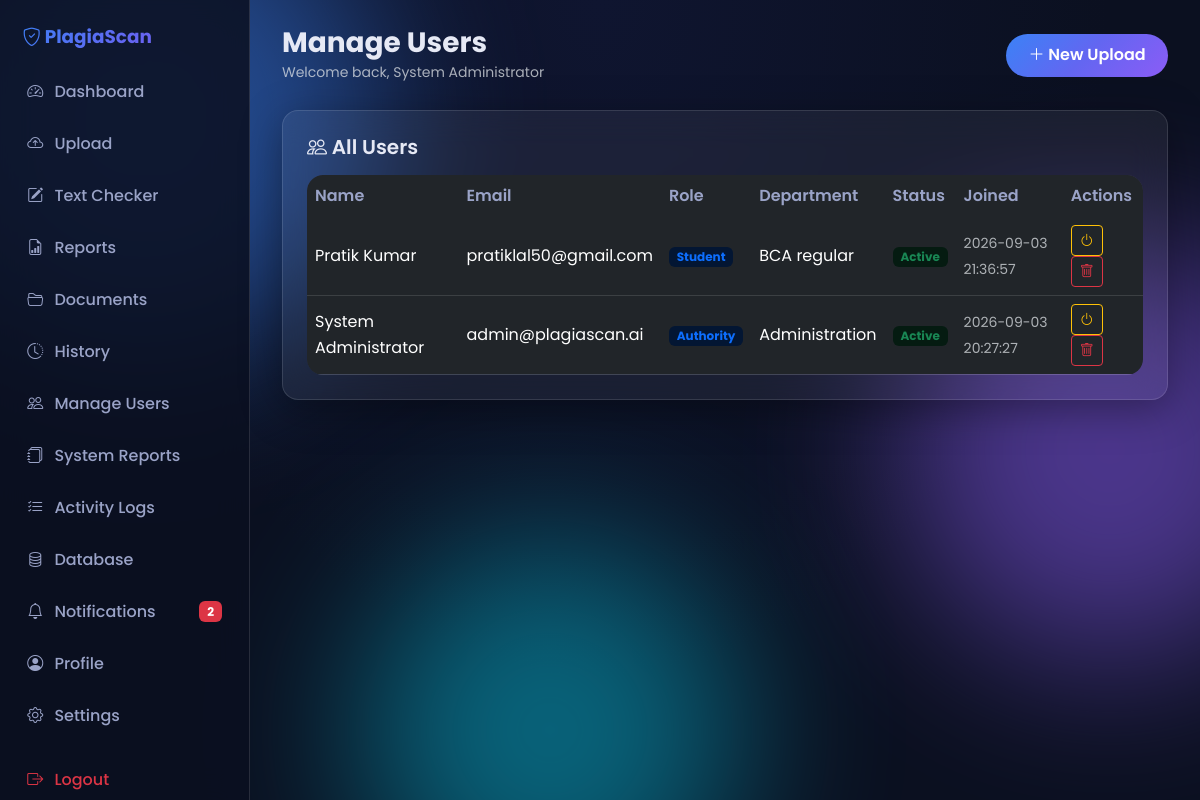
Screenshot of /authority/users (signed in) with the database file from the repository.
### tables this page shows
CREATE TABLE users (
  id              INTEGER PRIMARY KEY AUTOINCREMENT,
  role_id         INTEGER NOT NULL,
  full_name       TEXT NOT NULL,
  email           TEXT NOT NULL UNIQUE,
  password_hash   TEXT NOT NULL,
  phone           TEXT,
  avatar_url      TEXT,
  department      TEXT,
  is_active       INTEGER NOT NULL DEFAULT 1,
  reset_token     TEXT,
  reset_expires   TEXT,
  created_at      TEXT DEFAULT CURRENT_TIMESTAMP,
  updated_at      TEXT DEFAULT CURRENT_TIMESTAMP,
  FOREIGN KEY (role_id) REFERENCES roles(id) ON DELETE RESTRICT
);

CREATE TABLE roles (
  id            INTEGER PRIMARY KEY AUTOINCREMENT,
  name          TEXT NOT NULL UNIQUE,
  description   TEXT,
  created_at    TEXT DEFAULT CURRENT_TIMESTAMP
);

### backend/routes/authority.py (the view)
@bp.route("/users")
@login_required
@role_required("authority")
def users():
    users = list_all_users()
    return render_template("authority/users.html", users=users)

### backend/app.py (called while the page is built)
def _inject_current_user():
    from utils.auth import current_user
    return {"current_user": current_user()}

### backend/db.py (called while the page is built)
def _get_sqlite_conn():
    conn = getattr(_sqlite_local, "conn", None)
    if conn is None:
        conn = sqlite3.connect(SQLITE_PATH)
        conn.row_factory = sqlite3.Row
        conn.execute("PRAGMA foreign_keys = ON;")
        _sqlite_local.conn = conn
    return conn

def get_conn():
    if DB_BACKEND == "mysql":
        if not _HAS_PYMYSQL:
            raise RuntimeError("DB_BACKEND=mysql but PyMySQL is not installed. Run: pip install pymysql")
        return _get_mysql_conn()
    return _get_sqlite_conn()

def _convert_sql(sql):
    if DB_BACKEND == "sqlite":
        return sql.replace("%s", "?")
    return sql

def query(sql, params=None):
    params = params or []
    conn = get_conn()
    try:
        cur = conn.cursor()
        cur.execute(_convert_sql(sql), params)
        rows = cur.fetchall()
        if DB_BACKEND == "sqlite":
            return [dict(r) for r in rows]
        return list(rows)
    finally:
        if DB_BACKEND == "mysql":
            conn.close()

def query_one(sql, params=None):
    params = params or []
    conn = get_conn()
    try:
        cur = conn.cursor()
        cur.execute(_convert_sql(sql), params)
        row = cur.fetchone()
        if row is None:
            return None
        if DB_BACKEND == "sqlite":
            return dict(row)
        return dict(row)
    finally:
        if DB_BACKEND == "mysql":
            conn.close()

### backend/models.py (called while the page is built)
def get_user_by_id(user_id: int):
    return query_one("SELECT * FROM users WHERE id = %s", [user_id])

def list_all_users():
    return query(
        "SELECT u.id, u.full_name, u.email, u.department, u.is_active, u.created_at, r.name AS role "
        "FROM users u JOIN roles r ON u.role_id = r.id ORDER BY u.id DESC"
    )

def unread_notification_count(user_id: int):
    row = query_one("SELECT COUNT(*) AS c FROM notifications WHERE user_id = %s AND is_read = 0", [user_id])
    return row["c"] if row else 0

### backend/routes/pages.py (called while the page is built)
def inject_unread_count():
    if "user_id" in session:
        return {"unread_count": unread_notification_count(session["user_id"])}
    return {"unread_count": 0}

### backend/utils/auth.py (called while the page is built)
def login_required(f):
    @wraps(f)
    def wrapper(*args, **kwargs):
        if "user_id" not in session:
            flash("Please log in to continue.", "warning")
            return redirect(url_for("auth.login"))
        return f(*args, **kwargs)
    return wrapper

### templates/authority/users.html (shortened to what this page needs)
{% extends "dash_base.html" %}
{% block dash_title %}Manage Users{% endblock %}
{% block dash_content %}
<div class="glass p-4">
  <h5 class="fw-semibold mb-3"><i class="bi bi-people"></i> All Users</h5>
  <div class="table-glass">
    <table class="table table-hover">
      <thead><tr><th>Name</th><th>Email</th><th>Role</th><th>Department</th><th>Status</th><th>Joined</th><th>Actions</th></tr></thead>
      <tbody>
      {% for u in users %}
      <tr>
        <td>{{ u.full_name }}</td>
        <td>{{ u.email }}</td>
        <td><span class="badge bg-primary-subtle text-primary text-capitalize">{{ u.role }}</span></td>
        <td>{{ u.department or '—' }}</td>
        <td><span class="badge bg-{% if u.is_active %}success{% else %}danger{% endif %}-subtle text-{% if u.is_active %}success{% else %}danger{% endif %}">{% if u.is_active %}Active{% else %}Inactive{% endif %}</span></td>
        <td><small class="text-muted">{{ u.created_at }}</small></td>
        <td>
          <form method="POST" action="{{ url_for('authority.toggle_user', user_id=u.id) }}" class="d-inline">
            <button class="btn btn-sm btn-outline-{% if u.is_active %}warning{% else %}success{% endif %}"><i class="bi bi-power"></i></button>
          </form>
          <form method="POST" action="{{ url_for('authority.delete_user', user_id=u.id) }}" class="d-inline" onsubmit="return confirm('Delete user {{ u.full_name }}?')">
            <button class="btn btn-sm btn-outline-danger"><i class="bi bi-trash"></i></button>
          </form>
        </td>
      </tr>
      {% endfor %}
      </tbody>
    </table>
  </div>
</div>
{% endblock %}

### templates/dash_base.html (shortened to what this page needs)
{% extends "base.html" %}
{% block body %}
<div class="dash-shell">
  <aside class="dash-sidebar">
    <div class="brand"><i class="bi bi-shield-check"></i> PlagiaScan</div>
    {% set role = current_user.role %}
    {% set dash_url = url_for(role ~ '.dashboard') %}
    <a href="{{ dash_url }}" class="{% if request.endpoint and request.endpoint.endswith('dashboard') %}active{% endif %}">
      <i class="bi bi-speedometer2"></i> Dashboard
    </a>
    <a href="{{ url_for('pages.upload_page') }}"><i class="bi bi-cloud-arrow-up"></i> Upload</a>
    <a href="{{ url_for('pages.text_checker') }}"><i class="bi bi-pencil-square"></i> Text Checker</a>
    <a href="{{ url_for('pages.reports_list') }}"><i class="bi bi-file-earmark-bar-graph"></i> Reports</a>
    <a href="{{ url_for('pages.documents_list') }}"><i class="bi bi-folder2-open"></i> Documents</a>
    <a href="{{ url_for('pages.history') }}"><i class="bi bi-clock-history"></i> History</a>
    {% if role == 'authority' %}
      <a href="{{ url_for('authority.users') }}"><i class="bi bi-people"></i> Manage Users</a>
      <a href="{{ url_for('authority.reports') }}"><i class="bi bi-journals"></i> System Reports</a>
      <a href="{{ url_for('authority.activity_logs') }}"><i class="bi bi-list-check"></i> Activity Logs</a>
      <a href="{{ url_for('authority.database') }}"><i class="bi bi-database"></i> Database</a>
    {% endif %}
    <a href="{{ url_for('pages.notifications') }}">
      <i class="bi bi-bell"></i> Notifications
      {% if unread_count %}<span class="badge bg-danger ms-auto">{{ unread_count }}</span>{% endif %}
    </a>
    <a href="{{ url_for('pages.profile') }}"><i class="bi bi-person-circle"></i> Profile</a>
    <a href="{{ url_for('pages.settings') }}"><i class="bi bi-gear"></i> Settings</a>
    <a href="{{ url_for('auth.logout') }}" class="mt-3 text-danger"><i class="bi bi-box-arrow-right"></i> Logout</a>
  </aside>
  <main class="dash-main">
    <div class="dash-topbar">
      <div>
        <h3 class="fw-bold mb-0">{% block dash_title %}Dashboard{% endblock %}</h3>
        <small class="text-muted">Welcome back, {{ current_user.full_name }}</small>
      </div>
      <div class="d-flex gap-2 align-items-center">
        <a href="{{ url_for('pages.upload_page') }}" class="btn btn-grad"><i class="bi bi-plus-lg"></i> New Upload</a>
      </div>
    </div>
    {% block dash_content %}{% endblock %}
  </main>
</div>
{% endblock %}

### static/css/style.css (style rules this page uses)
* { box-sizing: border-box; }
html { scroll-behavior: smooth; }
body { margin: 0; font-family: 'Poppins', system-ui, -apple-system, sans-serif; background: var(--bg-0); color: var(--text); line-height: 1.6; min-height: 100vh; overflow-x: hidden; }
a { color: var(--primary-2); text-decoration: none; }
.glass { background: var(--glass); backdrop-filter: blur(18px); -webkit-backdrop-filter: blur(18px); border: 1px solid var(--glass-border); border-radius: var(--radius); box-shadow: var(--shadow); }
.btn-grad { background: var(--grad); border: none; color: #fff; font-weight: 600; padding: 0.6rem 1.4rem; border-radius: 50px; transition: transform .2s, box-shadow .2s; }
.dash-shell { display: grid; grid-template-columns: 250px 1fr; min-height: 100vh; }
.dash-sidebar { background: rgba(11,16,32,0.85); backdrop-filter: blur(16px); border-right: 1px solid var(--glass-border); padding: 1.4rem 0.8rem; position: sticky; top: 0; height: 100vh; overflow-y: auto; }
.dash-sidebar .brand { font-weight: 700; font-size: 1.15rem; background: var(--grad); -webkit-background-clip: text; background-clip: text; -webkit-text-fill-color: transparent; padding: 0 0.6rem 1rem; }
.dash-sidebar a { display: flex; align-items: center; gap: 0.7rem; padding: 0.7rem 0.9rem; border-radius: var(--radius-sm); color: var(--text-muted); font-weight: 500; margin-bottom: 0.25rem; transition: all .2s; }
.dash-main { padding: 1.6rem 2rem; }
.dash-topbar { display: flex; justify-content: space-between; align-items: center; margin-bottom: 1.6rem; }
.table-glass { background: var(--glass); border-radius: var(--radius); overflow: hidden; }
.table-glass table { margin: 0; color: var(--text); }
.table-glass thead { background: rgba(99,102,241,0.15); }
.table-glass th { color: var(--text-muted); font-weight: 600; border: none; }
.table-glass td { border-color: var(--glass-border); vertical-align: middle; }

### rows the page displays
users: full_name "System Administrator", email "admin@plagiascan.ai", role "Authority", department "Administration", is_active "Active", created_at "2026-09-03 20:27:27"
users: full_name "Pratik Kumar", email "pratiklal50@gmail.com", role "Student", department "BCA regular", is_active "Active", created_at "2026-09-03 21:36:57"

### other values shown
{{ unread_count }} "2"
